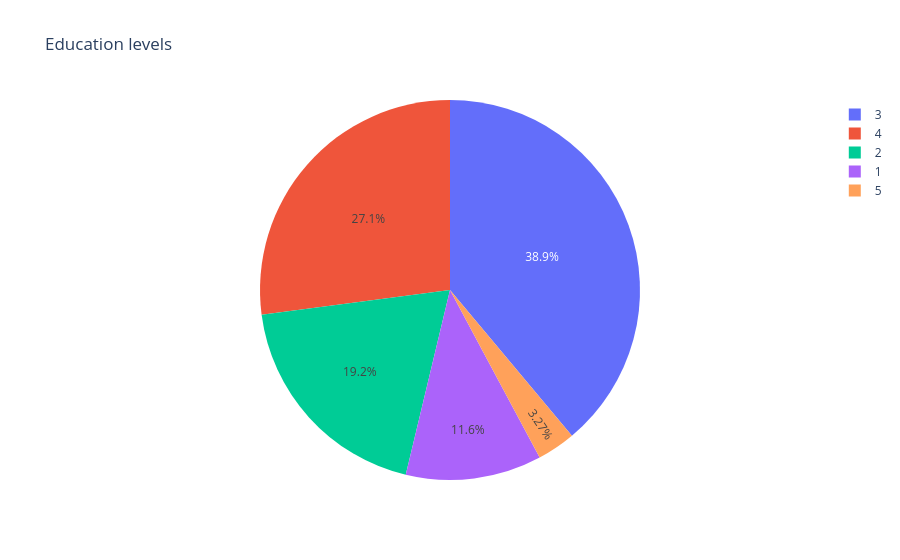

Notebook source saved alongside this figure:
### Code cell
fig = px.pie(df_education, names="Education", values="count",
             title="Education levels")
fig.show()

### Figure 1 — Plotly figure (JSON) as saved in the notebook; plotly's stock layout.template omitted (floating-point values rounded to 4 significant figures)
{"data": [{"domain": {"x": [0.0, 1.0], "y": [0.0, 1.0]}, "hovertemplate": "Education=%{label}<br>count=%{value}<extra></extra>", "labels": [3, 4, 2, 1, 5], "legendgroup": "", "name": "", "showlegend": true, "type": "pie", "values": [572, 398, 282, 170, 48]}], "layout": {"legend": {"tracegroupgap": 0}, "title": {"text": "Education levels"}}}
